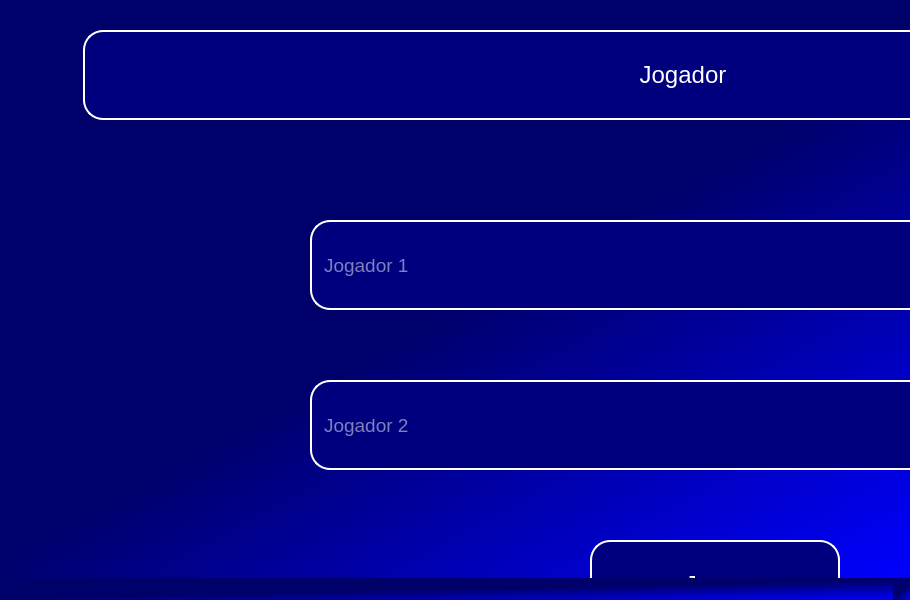
<?xml version="1.0" encoding="UTF-8"?>
<ui version="4.0">
 <class>MainWindow</class>
 <widget class="QMainWindow" name="MainWindow">
  <property name="geometry">
   <rect>
    <x>0</x>
    <y>0</y>
    <width>910</width>
    <height>600</height>
   </rect>
  </property>
  <property name="maximumSize">
   <size>
    <width>16777215</width>
    <height>16777215</height>
   </size>
  </property>
  <property name="windowTitle">
   <string>MainWindow</string>
  </property>
  <property name="styleSheet">
   <string notr="true">background-color: qlineargradient(spread:pad, x1:0.528409, y1:0.454, x2:1, y2:1, stop:0.0511364 rgba(0, 0, 107, 255), stop:1 rgba(0, 0, 255, 255));</string>
  </property>
  <widget class="QWidget" name="centralwidget">
   <widget class="QLabel" name="label">
    <property name="geometry">
     <rect>
      <x>83</x>
      <y>30</y>
      <width>1200</width>
      <height>90</height>
     </rect>
    </property>
    <property name="maximumSize">
     <size>
      <width>16777215</width>
      <height>16777215</height>
     </size>
    </property>
    <property name="font">
     <font>
      <pointsize>18</pointsize>
     </font>
    </property>
    <property name="styleSheet">
     <string notr="true">background-color: rgb(0, 0, 127);
color: rgb(255, 255, 255);
border: 2px solid #fff;
border-radius: 20px;</string>
    </property>
    <property name="text">
     <string>Jogador</string>
    </property>
    <property name="alignment">
     <set>Qt::AlignCenter</set>
    </property>
   </widget>
   <widget class="QLineEdit" name="lineEdit">
    <property name="geometry">
     <rect>
      <x>310</x>
      <y>220</y>
      <width>750</width>
      <height>90</height>
     </rect>
    </property>
    <property name="font">
     <font>
      <pointsize>14</pointsize>
     </font>
    </property>
    <property name="styleSheet">
     <string notr="true">background-color: rgb(0, 0, 127);
color: rgb(255, 255, 255);
border: 2px solid #fff;
border-radius: 20px;
padding: 10px;</string>
    </property>
    <property name="placeholderText">
     <string>Jogador 1</string>
    </property>
   </widget>
   <widget class="QLineEdit" name="lineEdit_2">
    <property name="geometry">
     <rect>
      <x>310</x>
      <y>380</y>
      <width>750</width>
      <height>90</height>
     </rect>
    </property>
    <property name="font">
     <font>
      <pointsize>14</pointsize>
     </font>
    </property>
    <property name="styleSheet">
     <string notr="true">background-color: rgb(0, 0, 127);
color: rgb(255, 255, 255);
border: 2px solid #fff;
border-radius: 20px;
padding: 10px;</string>
    </property>
    <property name="placeholderText">
     <string>Jogador 2</string>
    </property>
   </widget>
   <widget class="QPushButton" name="pushButton">
    <property name="geometry">
     <rect>
      <x>590</x>
      <y>540</y>
      <width>250</width>
      <height>90</height>
     </rect>
    </property>
    <property name="font">
     <font>
      <pointsize>18</pointsize>
     </font>
    </property>
    <property name="cursor">
     <cursorShape>PointingHandCursor</cursorShape>
    </property>
    <property name="styleSheet">
     <string notr="true">background-color: rgb(0, 0, 127);
color: rgb(255, 255, 255);
border: 2px solid #fff;
border-radius: 20px;</string>
    </property>
    <property name="text">
     <string>Jogar</string>
    </property>
    <property name="iconSize">
     <size>
      <width>24</width>
      <height>24</height>
     </size>
    </property>
   </widget>
  </widget>
  <widget class="QStatusBar" name="statusbar"/>
 </widget>
 <resources/>
 <connections/>
</ui>
